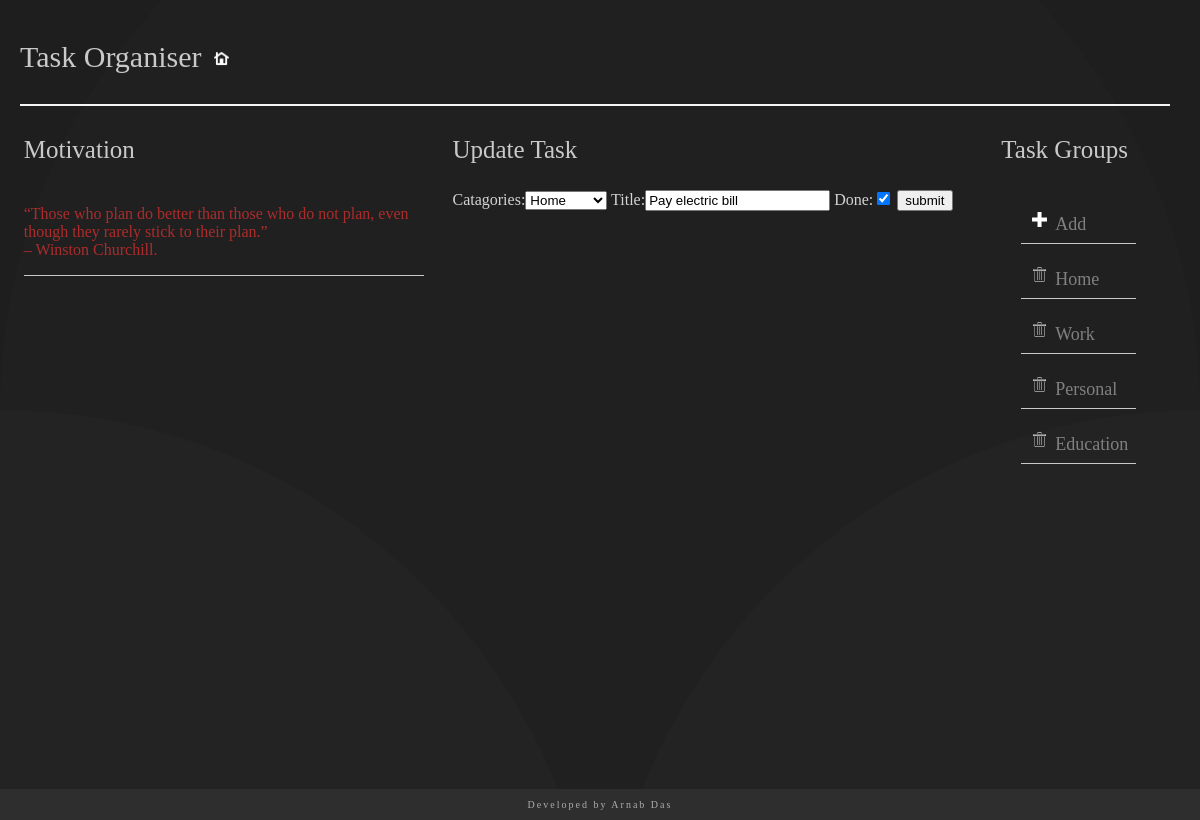
Page /task_update/32/ on the committed database.
### task_group/models.py (models this page shows, shortened)
class Task(models.Model):
    Catagories = models.ForeignKey(Catagories,related_name='Task',on_delete=models.CASCADE )
    title = models.CharField(max_length=256)
    created_date = models.DateTimeField(auto_now_add=True)
    done = models.BooleanField(default=False)
    class Meta:
        ordering = ["-created_date"]
    def __str__(self):
        return self.title

class Catagories (models.Model):
    catagories_name = models.CharField(max_length=20,primary_key=True)
    def __str__(self):
        return self.catagories_name

### task_group/views.py (the view)
# urls.py: path('task_update/<int:pk>/',TaskUpdateView.as_view(),name='t_create'),
class TaskUpdateView(UpdateView):
    fields = ('Catagories' , 'title', 'done')
    model = models.Task
    success_url = reverse_lazy("task_group:tlist")
    def get_context_data(self, **kwargs):
        context = super(TaskUpdateView, self).get_context_data(**kwargs)
        context['cat_list'] = Catagories.objects.all()
        print(context)
        return context

### task_group/templates/task_group/task_form.html (shortened to what this page needs)
{% extends 'task_group/base.html' %}
{% block heading %}
{% if form.instance.pk %}
<p class="groups_haeading">Update Task</p>
{% else %}
<p class="groups_haeading">Create new Task</p>
{% endif %}
{% endblock %}
{% block content %}
{%load static %}
<form method="post">
    <div class="formview">
    {{form}}
         <input type="submit" value="submit">
    </div>
</form>
{% endblock %}

### task_group/templates/task_group/base.html (shortened to what this page needs)
{% load static %}
<!DOCTYPE html>
<html lang="en">
<head>
    <link rel="stylesheet" href="{% static 'task_group/css/new.css' %}" type="text/css">
</head>
<body>
    <div class="base">
        <div class="title">
            <p class="title-text">Task Organiser</p>
            <div class="home">
                <a href="{% url 'task_group:tlist' %}" class="icon"><img src="{% static 'task_group/img/home.png' %}"></a>
            </div>
        </div>
        <div class="context">
            <div class="left">
                <p class="left-heading">Motivation</p>
                <div class="motivation">
                    <p>“Those who plan do better than those who do not plan, even though they rarely stick to their plan.”<br> – Winston Churchill. </p>
                </div>
            </div>
            <div class="tasklist">
                <div class="left-heading">
                    <p class="headingtext">{% block heading %} {% endblock%}</p>
                </div>
   {% block content %}
            {% endblock %}
            </div>
            <div class="groups">
                <p class="groups-heading">Task Groups</p>
                <ul>
                    <li><a href="/catagories_create/" ><img src="{% static 'task_group/img/plus.png' %}"></a>Add</li>
                    {% for c in cat_list %}
                    <li>
                        <a href="/catagories_delete/{{c.pk}}" ><img src="{% static 'task_group/img/trash.png' %}"></a><a href="/details/{{c.pk}}" >{{c.catagories_name}}</a>
                    </li>
                  {% endfor %}
                </ul>
            </div>
        </div>
        <div class="footer">
            <p>Developed by Arnab Das </p>
        </div>
    </div>
</body>
</html>

### task_group/static/task_group/css/new.css (style rules this page uses)
body { height: 100vh; margin: 10px; backhhground-image: url(https://images.pexels.com/photos/1291515/pexels-photo-1291515.jpeg?auto=compress&cs=tinysrgb&dpr=2&h=650&w=940); background-color: #000000; background-attachment: fixed; position: relative; background-size: cover; background-repeat: no-repeat; background-position: center; font-family: Bahnschrift Light; }
img { margin: 3px; height: 15px; padding-top: 12px; padding-right:5px; }
.title { float: left; position: static; border-bottom: 2px double whitesmoke; margin-right: 20px; margin-left:10px; display: flex; align-items: center; }
.title-text { color: rgb(201, 201, 201); font-size: 30px; font-family: Bahnschrift; }
.home { padding-left: 10px; padding-bottom: 5px; }
.base { display: flex; flex-direction: column; margin-bottom: 40px; }
.context { display: flex; flex-direction: row; justify-content: space-evenly; margin: 5px; justify-items: center; flex-wrap: wrap; align-items: flex-start; }
.left { color: rgb(172, 44, 44); display: flex; flex-direction: column; margin-right: 20px; display: flex; flex-direction: column; }
.left-heading { font-size: 25px; color: rgb(201, 201, 201); }
.motivation { max-width: 400px; font-size: 16px; border-bottom: 1px solid rgb(201, 201, 201); }
.tasklist { min-width: 30vw; display: flex; flex-direction: column; justify-content: center; max-width: 600px; }
.groups { color: gray; padding-left:20px; padding-right:20px; }
a { text-decoration:none; color: gray; }
.groups-heading { font-size: 25px; color: rgb(201, 201, 201); padding-left: 20px; }
li { list-style: none; padding: 8px; margin-right: 20px; font-size: 18px; border-bottom: 1px solid rgb(201, 201, 201); }
.footer { position: fixed; left: 0; bottom: 0; width: 100%; font-size: 10px; letter-spacing: 2px; font-weight: lighter; background-color: rgb(46, 46, 46); color: rgb(172, 172, 172); text-align: center; }
.formview { color:rgb(211, 211, 211); }

### rows in the picture
Task: Catagories "Home", title "Pay electric bill", done "☑"
Catagories: catagories_name "Home"
Catagories: catagories_name "Work"
Catagories: catagories_name "Personal"
Catagories: catagories_name "Education"
